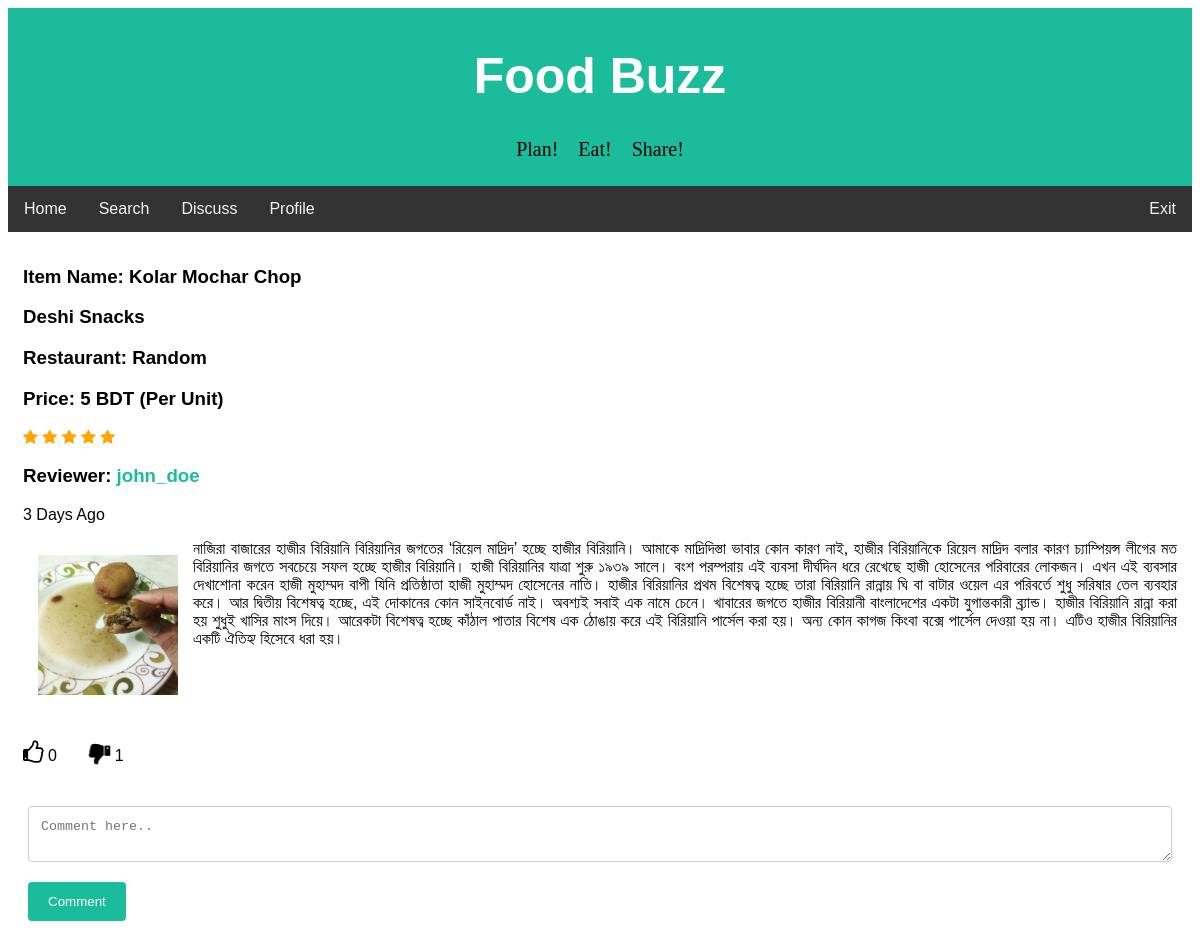
Page /foodbuzz/full_review.php?review_id=7 (signed in) on the committed database.
### tables this page shows
CREATE TABLE `review` (
  `review_id` int(20) NOT NULL,
  `user_id` int(11) NOT NULL,
  `item_name` varchar(50) NOT NULL,
  `restaurant` varchar(50) NOT NULL,
  `district` varchar(50) NOT NULL,
  `rating` int(3) NOT NULL,
  `price` int(10) NOT NULL,
  `meal_type` varchar(20) NOT NULL,
  `cuisine` varchar(20) NOT NULL,
  `description` text NOT NULL,
  `upvote` int(100) NOT NULL,
  `downvote` int(100) NOT NULL,
  `edit_count` int(5) NOT NULL,
  `review_time` datetime DEFAULT NULL,
  `img_url` text NOT NULL
);

CREATE TABLE `users` (
  `id` int(11) NOT NULL,
  `first_name` varchar(25) NOT NULL,
  `last_name` varchar(25) NOT NULL,
  `username` varchar(50) NOT NULL,
  `email` varchar(100) NOT NULL,
  `password` varchar(256) NOT NULL,
  `signup_date` date NOT NULL,
  `profile_pic` varchar(156) NOT NULL,
  `district` varchar(100) NOT NULL,
  `list_count` int(11) NOT NULL
);

### foodbuzz/handlers/full_review_handler.php (called while the page is built, shortened)
<?php
require 'config/config.php';
if(isset($_SESSION['username'])){
    $userLoggedIn = $_SESSION['username'];
    $user_details_query = mysqli_query($con, "SELECT * FROM users WHERE username='$userLoggedIn'");
    $user = mysqli_fetch_array($user_details_query);
}
else {
    header("Location: index.php");
}
$user_id = $user['id'];
function getLikes($id)
{
    global $con;
    $sql = "SELECT COUNT(*) FROM rating_info
            WHERE post_id = $id AND rating_action='like'";
    $rs = mysqli_query($con, $sql);
    $result = mysqli_fetch_array($rs);
    return $result[0];
}
function getDislikes($id)
{
    global $con;
    $sql = "SELECT COUNT(*) FROM rating_info
            WHERE post_id = $id AND rating_action='dislike'";
    $rs = mysqli_query($con, $sql);
    $result = mysqli_fetch_array($rs);
    return $result[0];
}
function userLiked($post_id)
{
  global $con;
  global $user_id;
  $sql = "SELECT * FROM rating_info WHERE user_id=$user_id
  		  AND post_id=$post_id AND rating_action='like'";
  $result = mysqli_query($con, $sql);
  if (mysqli_num_rows($result) > 0) {
  	return true;
  }
  else{
  	return false;
  }
}
function userDisliked($post_id)
{
  global $con;
  global $user_id;
  $sql = "SELECT * FROM rating_info WHERE user_id=$user_id
  		  AND post_id=$post_id AND rating_action='dislike'";
  $result = mysqli_query($con, $sql);
  if (mysqli_num_rows($result) > 0) {
  	return true;
  }
  else{
  	return false;
  }
}
$review_id = $_GET['review_id'];
$review_details_query = mysqli_query($con, "SELECT * FROM review WHERE review_id='$review_id'");
$review_row = mysqli_fetch_array($review_details_query);
$profile_id = $review_row['user_id'];
$profile_details_query = mysqli_query($con, "SELECT * FROM users WHERE id='$profile_id'");
$profile_row = mysqli_fetch_array($profile_details_query);
?>

### foodbuzz/config/config.php (called while the page is built, shortened)
<?php
function yeasarTimeMessage($post_time) {
    $date_time_now = date("Y-m-d H:i:s");
    $start_date= new DateTime($post_time);
    $end_date = new DateTime($date_time_now);
    $interval = $start_date->diff($end_date);
    if($interval->y >= 1) {
        if($interval == 1)
            $time_message = $interval->y." year ago";
        else
            $time_message = $interval->y." years ago";
    }
    elseif($interval->d >= 1) {
        if($interval->d == 1) {
            $time_message = "Yesterday";
        }
        else {
            $time_message = $interval->d. " days ago";
        }
    }
    return $time_message;
}
?>

### foodbuzz/full_review.php (the view, shortened to what this page needs)
<?php
require 'handlers/full_review_handler.php';
?>
<!DOCTYPE html>
<html>
<head>
<link rel="stylesheet" href="https://cdnjs.cloudflare.com/ajax/libs/font-awesome/4.7.0/css/font-awesome.min.css">
<link rel="stylesheet" href="css/fullreview.css">
</head>
<body>
<div class="header">
  <h1>Food Buzz</h1>
  <pre style= "font-family:verdana; font-size: 20px;">Plan!    Eat!    Share!</pre>
</div>
<div class="topnav" id="navbar">
  <a href="home.php">Home</a>
  <a href="search.php">Search</a>
  <a href="discuss.php">Discuss</a>
  <a href="profile.php?profileId=<?php echo$user['id']; ?>">Profile</a>
  <a href="handlers/logout.php" style="float:right">Exit</a>
</div>
<div class="div_home clearfix" style="text-transform:capitalize">
    <h3>Item name: <?php echo $review_row['item_name'] ?></h3>
    <h3> <?php echo $review_row['cuisine']." ".$review_row['meal_type'] ?></h3>
    <h3>Restaurant: <?php echo $review_row['restaurant'] ?></h3>
    <h3>Price: <?php echo $review_row['price'] ?> BDT (per unit)</h3>
    <?php $star_value = $review_row['rating']; ?>
    <span class="fa fa-star <?php if($star_value >= 1) echo "checked"; ?>"></span>
    <span class="fa fa-star <?php if($star_value >= 2) echo "checked"; ?>"></span>
    <span class="fa fa-star <?php if($star_value >= 3) echo "checked"; ?>"></span>
    <span class="fa fa-star <?php if($star_value >= 3) echo "checked"; ?>"></span>
    <span class="fa fa-star <?php if($star_value >= 5) echo "checked"; ?>"></span>
    <h3 style="text-transform:none;">Reviewer: <a href="profile.php?profileId=<?php echo $profile_row['id']; ?>"> <?php echo $profile_row['username']; ?> </a>  </h3>
    <p><?php echo yeasarTimeMessage($review_row['review_time']); ?></p>
    <a href="uploads/<?php echo $review_row['img_url']?>"><img class="img_home" src="uploads/<?php echo $review_row['img_url']?>" width="170" height="170"></a>
    <p style="text-align:justify;">
      <?php
        $reviewText = $review_row['description'];
        echo "$reviewText";
      ?>
    </p>
</div>
<div class="div_home clearfix">
  <div>
    <i
      <?php if(userLiked($review_row['review_id'])): ?>
        class="fa fa-thumbs-up like-btn"
      <?php else: ?>
        class="fa fa-thumbs-o-up like-btn"
      <?php endif ?>
    data-id="<?php echo $review_row['review_id'] ?>"></i>
    <span class="likes"><?php echo getLikes($review_row['review_id']); ?></span>
    <i
      <?php if(userDisliked($review_row['review_id'])): ?>
        class="fa fa-thumbs-down dislike-btn"
      <?php else: ?>
        class="fa fa-thumbs-o-down dislike-btn"
      <?php endif ?>
    data-id="<?php echo $review_row['review_id'] ?>"></i>
    <span class="dislikes"><?php echo getDislikes($review_row['review_id']);?></span>
    </div>
</div>
<div class="container">
  <form action="full_review.php?review_id=<?php echo $review_row['review_id'];?>" method="POST">
    <textarea id="comment_text" name="comment_text" placeholder="Comment here.." rows="2" ></textarea>
    <input type="submit" name="comment" value="Comment">
  </form>
</div>
</body>
</html>

### foodbuzz/css/fullreview.css (style rules this page uses)
body { font-family: Arial, Helvetica, sans-serif; }
* { box-sizing: border-box; }
input[type=text], input[type=number], input[type=file], select, textarea { width: 100%; padding: 12px; border: 1px solid #ccc; border-radius: 4px; box-sizing: border-box; margin-top: 6px; margin-bottom: 16px; resize: vertical; }
input[type=submit] { background-color: #1abc9c; color: white; padding: 12px 20px; border: none; border-radius: 4px; cursor: pointer; }
.checked { color: orange; }
a:link,:visited { text-decoration: none; color:#1abc9c; }
.div_home { background-color: white; padding: 15px; }
.img_home { float: left; padding: 15px; }
.clearfix { overflow: auto; }
.fa-thumbs-down, .fa-thumbs-o-down, .fa-thumbs-up, .fa-thumbs-o-up { font-size: 1.5em; }
.fa-thumbs-down, .fa-thumbs-o-down { transform:rotateY(180deg); }
.container { border-radius: 5px; background-color: #ffff; padding: 20px; }
.header { padding: 5px; text-align: center; background: #1abc9c; }
.header h1 { font-size: 50px; color: white; }
.topnav { overflow: hidden; background-color: #333; }
.topnav a { float: left; display: block; color: #f2f2f2; text-align: center; padding: 14px 16px; text-decoration: none; }

### rows in the picture
review: item_name "Kolar Mochar Chop", cuisine "Deshi", meal_type "Snacks", restaurant "Random", price "5", review_time "3 Days Ago", img_url (picture), description "নাজিরা বাজারের হাজীর বিরিয়ানি বিরিয়ানির জগতের ‘রিয়েল মাদ্রিদ’ হচ্ছে হাজীর বিরিয়ানি। আমাকে মাদ্রিদিস্তা ভাবার কোন কারণ নাই, হাজীর বিরিয়ানিকে রিয়েল মাদ্রিদ বলার কারণ চ্যাম্পিয়ন্স লীগের মত বিরিয়ানির জগতে সবচেয়ে সফল হচ্ছে হাজীর বিরিয়ানি। হাজী বিরিয়ানির যাত্রা শুরু ১৯৩৯ সালে। বংশ পরম্পরায় এই ব্যবসা দীর্ঘদিন ধরে রেখেছে হাজী হোসেনের পরিবারের লোকজন। এখন এই ব্যবসার দেখাশোনা করেন হাজী মুহাম্মদ বাপী যিনি প্রতিষ্ঠাতা হাজী মুহাম্মদ হোসেনের নাতি। হাজীর বিরিয়ানির প্রথম বিশেষত্ব হচ্ছে তারা বিরিয়ানি রান্নায় ঘি বা বাটার ওয়েল এর পরিবর্তে শুধু সরিষার তেল ব্যবহার করে। আর দ্বিতীয় বিশেষত্ব হচ্ছে, এই দোকানের কোন সাইনবোর্ড নাই। অবশ্যই সবাই এক নামে চেনে। খাবারের জগতে হাজীর বিরিয়ানী বাংলাদেশের একটা…"
users: username "john_doe"

### other values in the picture
getLikes($review_row['review_id']) "0"
getDislikes($review_row['review_id']) "1"
